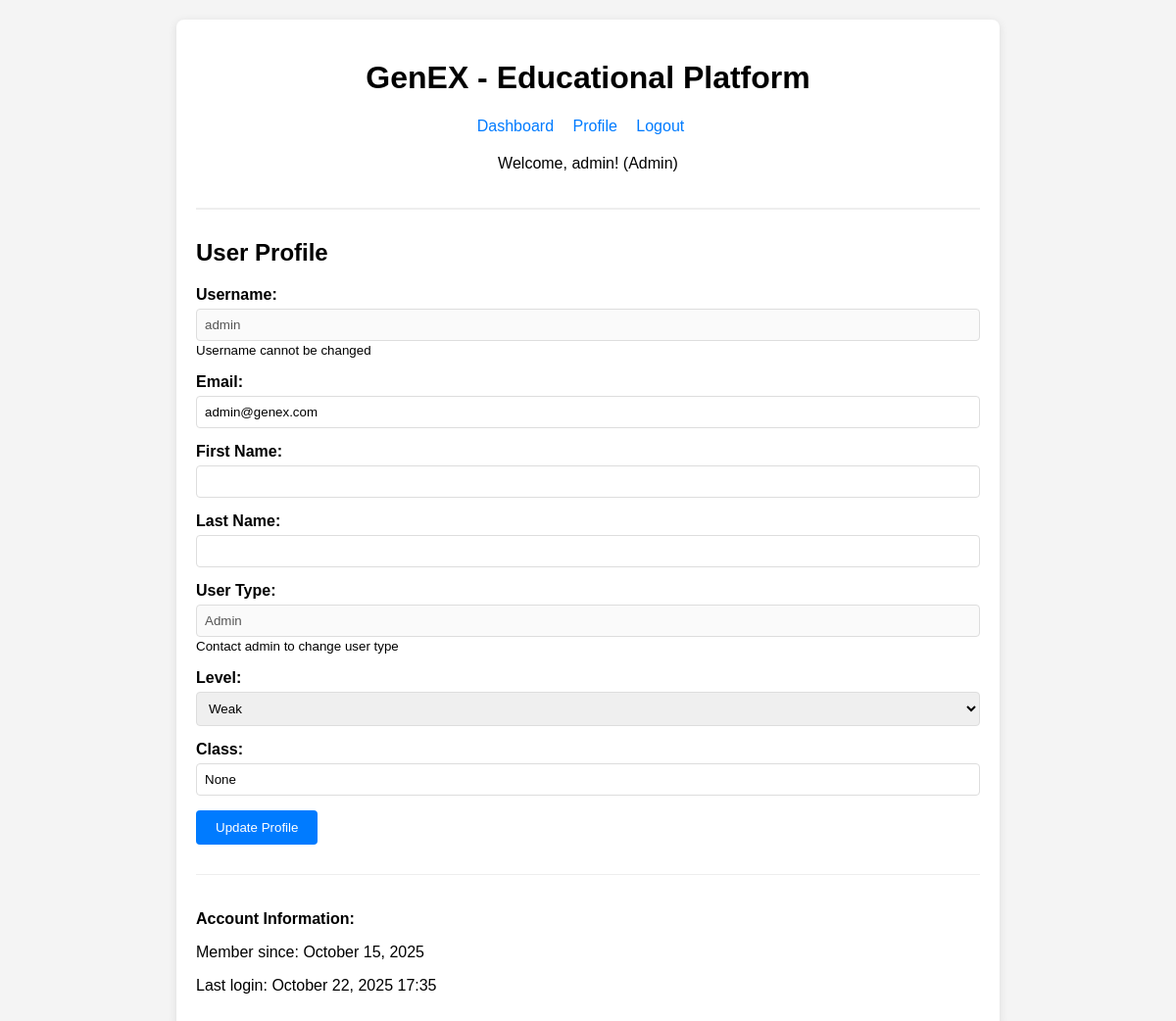
Before: /users/profile/ (signed in) with the older database file.
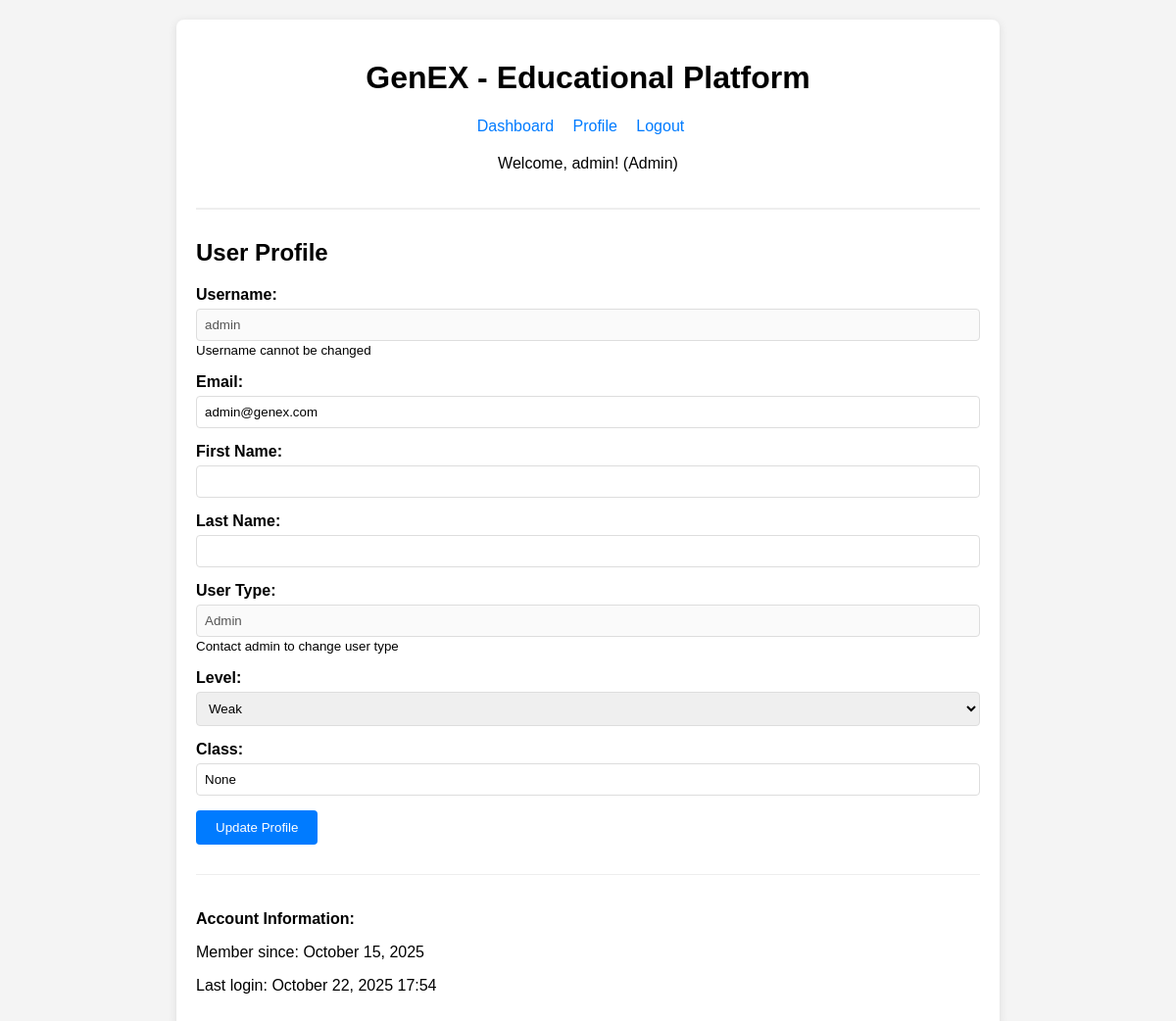
After: the same page with the newer database file.
### users/models.py (models this page shows, shortened)
class User(AbstractUser):
    USER_TYPE_CHOICES = (
        ('admin', 'Admin'),
        ('student', 'Student'),
    )
    LEVEL_CHOICES = (
        ('weak', 'Weak'),
        ('medium', 'Medium'),
        ('advanced', 'Advanced'),
    )
    user_type = models.CharField(max_length=10, choices=USER_TYPE_CHOICES, default='student')
    level = models.CharField(max_length=10, choices=LEVEL_CHOICES, blank=True, null=True)
    student_class = models.CharField(max_length=50, blank=True, null=True)

### users/views.py (the view, shortened to what this page needs)
# urls.py: path('profile/', views.profile_view, name='profile'),
@login_required
def profile_view(request):
    return render(request, 'users/profile.html', {'user': request.user})

### templates/users/profile.html (shortened to what this page needs)
{% extends 'users/base.html' %}
{% block content %}
<h2>User Profile</h2>
<form method="post">
    <div class="form-group">
        <label for="username">Username:</label>
        <input type="text" id="username" value="{{ user.username }}" disabled>
        <small>Username cannot be changed</small>
    </div>
    <div class="form-group">
        <label for="email">Email:</label>
        <input type="email" id="email" name="email" value="{{ user.email }}">
    </div>
    <div class="form-group">
        <label for="first_name">First Name:</label>
        <input type="text" id="first_name" name="first_name" value="{{ user.first_name }}">
    </div>
    <div class="form-group">
        <label for="last_name">Last Name:</label>
        <input type="text" id="last_name" name="last_name" value="{{ user.last_name }}">
    </div>
    <div class="form-group">
        <label for="user_type">User Type:</label>
        <input type="text" id="user_type" value="{{ user.get_user_type_display }}" disabled>
        <small>Contact admin to change user type</small>
    </div>
    <div class="form-group">
        <label for="level">Level:</label>
        <select id="level" name="level">
            <option value="weak" {% if user.level == 'weak' %}selected{% endif %}>Weak</option>
        </select>
    </div>
    <div class="form-group">
        <label for="student_class">Class:</label>
        <input type="text" id="student_class" name="student_class" value="{{ user.student_class }}" placeholder="e.g., Grade 10A">
    </div>
    <button type="submit" class="btn">Update Profile</button>
</form>
<div style="margin-top: 30px; padding-top: 20px; border-top: 1px solid #eee;">
    <p><strong>Account Information:</strong></p>
    <p>Member since: {{ user.date_joined|date:"F d, Y" }}</p>
    <p>Last login: {{ user.last_login|date:"F d, Y H:i" }}</p>
</div>
{% endblock %}

### templates/users/base.html (shortened to what this page needs)
<!DOCTYPE html>
<html lang="en">
<head>
</head>
<body>
    <div class="container">
        <div class="header">
            <h1>GenEX - Educational Platform</h1>
            {% if user.is_authenticated %}
            <div class="nav">
                <a href="{% url 'dashboard' %}">Dashboard</a>
                <a href="{% url 'profile' %}">Profile</a>
                <a href="{% url 'logout' %}">Logout</a>
            </div>
            <p>Welcome, {{ user.username }}! ({{ user.get_user_type_display }})</p>
            {% endif %}
        </div>
        {% block content %}
        {% endblock %}
    </div>
</body>
</html>

Changed rows visible on the page:
changed User "admin": last_login "October 22, 2025 17:35" → "October 22, 2025 17:54"
